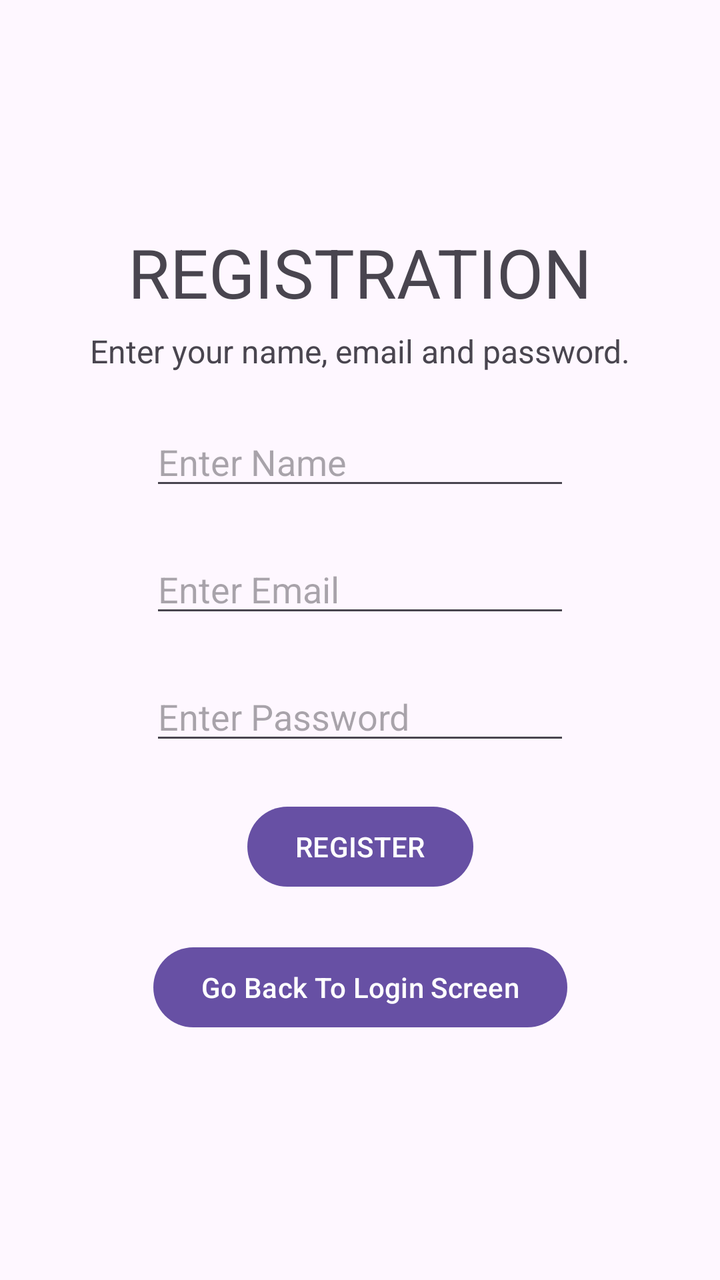
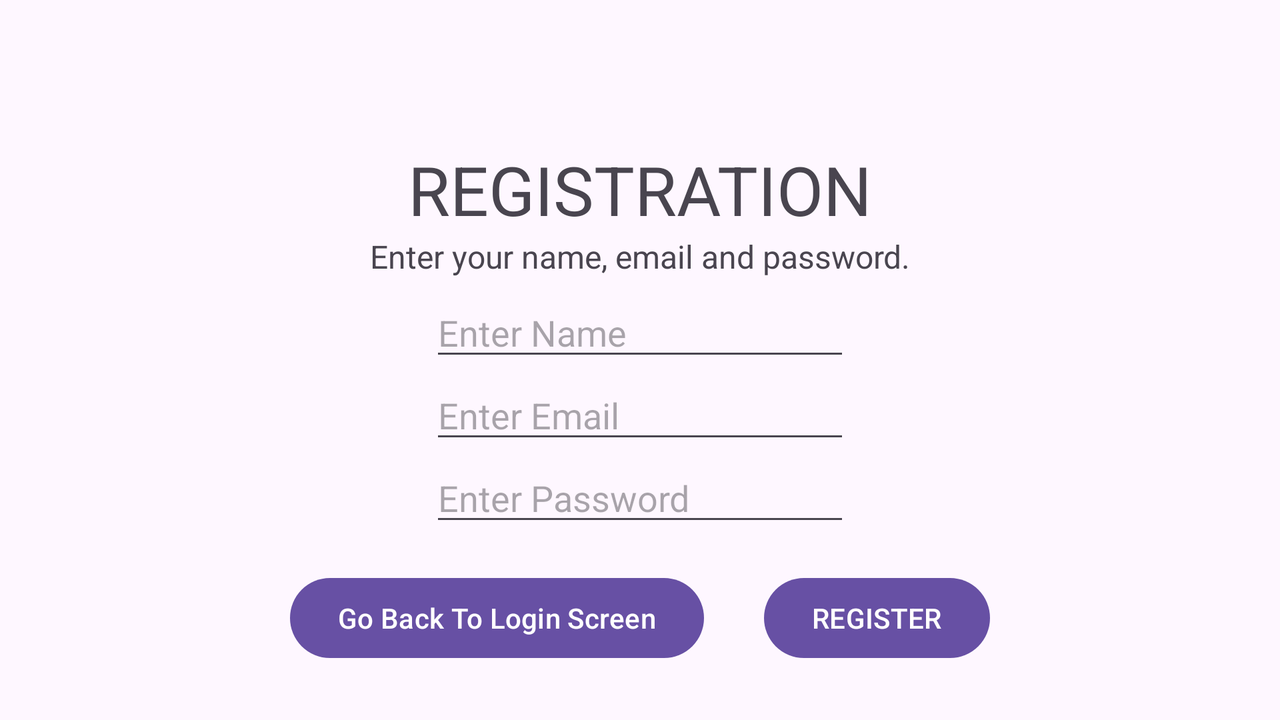

First picture: res/layout/ on a phone held upright. Second picture: the repository's own variant of that layout, on a device whose configuration matches the variant's folder. Source for both follows.
<!-- AndroidManifest.xml: application theme Theme.RoommateShoppingList -->
<!-- res/layout/activity_registration.xml -->
<?xml version="1.0" encoding="utf-8"?>
<androidx.constraintlayout.widget.ConstraintLayout xmlns:android="http://schemas.android.com/apk/res/android"
    xmlns:app="http://schemas.android.com/apk/res-auto"
    xmlns:tools="http://schemas.android.com/tools"
    android:id="@+id/main"
    android:layout_width="match_parent"
    android:layout_height="match_parent"
    tools:context=".LoginActivity">

    <TextView
        android:id="@+id/registrationTv"
        android:layout_width="wrap_content"
        android:layout_height="wrap_content"
        android:text="REGISTRATION"
        android:textSize="34sp"
        app:layout_constraintBottom_toTopOf="@+id/emailEditText"
        app:layout_constraintEnd_toEndOf="parent"
        app:layout_constraintStart_toStartOf="parent"
        app:layout_constraintTop_toTopOf="parent" />

    <TextView
        android:id="@+id/helpTv"
        android:layout_width="wrap_content"
        android:layout_height="wrap_content"
        android:layout_marginBottom="80dp"
        android:text="Enter your name, email and password."
        android:textSize="16sp"
        app:layout_constraintBottom_toTopOf="@+id/emailEditText"
        app:layout_constraintEnd_toEndOf="parent"
        app:layout_constraintStart_toStartOf="parent"
        app:layout_constraintTop_toBottomOf="@+id/registrationTv" />


    <Button
        android:id="@+id/registerB"
        android:layout_width="wrap_content"
        android:layout_height="wrap_content"
        android:text="REGISTER"
        app:layout_constraintBottom_toTopOf="@+id/loginButton"
        app:layout_constraintEnd_toEndOf="parent"
        app:layout_constraintStart_toStartOf="parent"
        app:layout_constraintTop_toBottomOf="@+id/passwordEditText"
        app:layout_constraintVertical_chainStyle="packed" />

    <Button
        android:id="@+id/loginButton"
        android:layout_width="wrap_content"
        android:layout_height="wrap_content"
        android:layout_marginBottom="100dp"
        android:text="Go Back To Login Screen"
        app:layout_constraintBottom_toBottomOf="parent"
        app:layout_constraintEnd_toEndOf="parent"
        app:layout_constraintStart_toStartOf="parent"
        app:layout_constraintTop_toBottomOf="@+id/registerB" />

    <EditText
        android:id="@+id/emailEditText"
        android:layout_width="wrap_content"
        android:layout_height="wrap_content"
        android:ems="10"
        android:hint="Enter Email"
        android:inputType="textEmailAddress"
        app:layout_constraintBottom_toTopOf="@+id/passwordEditText"
        app:layout_constraintEnd_toEndOf="parent"
        app:layout_constraintStart_toStartOf="parent"
        app:layout_constraintTop_toBottomOf="@+id/nameEditText" />

    <EditText
        android:id="@+id/passwordEditText"
        android:layout_width="wrap_content"
        android:layout_height="wrap_content"
        android:ems="10"
        android:hint="Enter Password"
        android:inputType="textPassword"
        app:layout_constraintBottom_toTopOf="@+id/registerB"
        app:layout_constraintEnd_toEndOf="parent"
        app:layout_constraintStart_toStartOf="parent"
        app:layout_constraintTop_toBottomOf="@+id/emailEditText" />

    <EditText
        android:id="@+id/nameEditText"
        android:layout_width="wrap_content"
        android:layout_height="wrap_content"
        android:ems="10"
        android:hint="Enter Name"
        android:inputType="text"
        app:layout_constraintBottom_toTopOf="@+id/emailEditText"
        app:layout_constraintEnd_toEndOf="parent"
        app:layout_constraintStart_toStartOf="parent"
        app:layout_constraintTop_toBottomOf="@+id/helpTv"
        app:layout_constraintVertical_chainStyle="spread" />
</androidx.constraintlayout.widget.ConstraintLayout>
<!-- resources referenced by this layout -->
<resources>
  <style name="Theme.RoommateShoppingList" parent="Base.Theme.RoommateShoppingList" />
  <style name="Base.Theme.RoommateShoppingList" parent="Theme.Material3.DayNight">
          
          
      </style>
</resources>
<!-- res/layout-land/activity_registration.xml (the repository's variant of the layout above) -->
<!-- drawn on the phone turned sideways -->
<?xml version="1.0" encoding="utf-8"?>
<androidx.constraintlayout.widget.ConstraintLayout xmlns:android="http://schemas.android.com/apk/res/android"
    xmlns:app="http://schemas.android.com/apk/res-auto"
    xmlns:tools="http://schemas.android.com/tools"
    android:id="@+id/main"
    android:layout_width="match_parent"
    android:layout_height="match_parent"
    tools:context=".LoginActivity">

    <TextView
        android:id="@+id/registrationTv"
        android:layout_width="wrap_content"
        android:layout_height="wrap_content"
        android:text="REGISTRATION"
        android:textSize="34sp"
        app:layout_constraintBottom_toTopOf="@+id/helpTv"
        app:layout_constraintEnd_toEndOf="parent"
        app:layout_constraintStart_toStartOf="parent"
        app:layout_constraintTop_toTopOf="parent"
        app:layout_constraintVertical_chainStyle="packed" />

    <EditText
        android:id="@+id/nameEt"
        android:layout_width="wrap_content"
        android:layout_height="wrap_content"
        android:ems="10"
        android:hint="Enter Name"
        android:inputType="text"
        app:layout_constraintBottom_toTopOf="@+id/emailEditText"
        app:layout_constraintEnd_toEndOf="parent"
        app:layout_constraintStart_toStartOf="parent"
        app:layout_constraintTop_toBottomOf="@+id/helpTv" />

    <EditText
        android:id="@+id/PasswordEditText"
        android:layout_width="wrap_content"
        android:layout_height="wrap_content"
        android:layout_marginBottom="20dp"
        android:ems="10"
        android:hint="Enter Password"
        android:inputType="textPassword"
        app:layout_constraintBottom_toBottomOf="parent"
        app:layout_constraintEnd_toEndOf="parent"
        app:layout_constraintStart_toStartOf="parent"
        app:layout_constraintTop_toBottomOf="@+id/emailEditText" />

    <EditText
        android:id="@+id/emailEditText"
        android:layout_width="wrap_content"
        android:layout_height="wrap_content"
        android:ems="10"
        android:hint="Enter Email"
        android:inputType="textEmailAddress"
        app:layout_constraintBottom_toTopOf="@+id/PasswordEditText"
        app:layout_constraintEnd_toEndOf="parent"
        app:layout_constraintStart_toStartOf="parent"
        app:layout_constraintTop_toBottomOf="@+id/nameEt" />

    <TextView
        android:id="@+id/helpTv"
        android:layout_width="wrap_content"
        android:layout_height="wrap_content"
        android:layout_marginBottom="5dp"
        android:text="Enter your name, email and password."
        android:textSize="16sp"
        app:layout_constraintBottom_toTopOf="@+id/nameEt"
        app:layout_constraintEnd_toEndOf="parent"
        app:layout_constraintStart_toStartOf="parent"
        app:layout_constraintTop_toBottomOf="@+id/registrationTv" />


    <Button
        android:id="@+id/registerB"
        android:layout_width="wrap_content"
        android:layout_height="wrap_content"
        android:layout_marginBottom="10dp"
        android:text="REGISTER"
        app:layout_constraintBottom_toBottomOf="parent"
        app:layout_constraintEnd_toEndOf="parent"
        app:layout_constraintHorizontal_bias="0.5"
        app:layout_constraintStart_toEndOf="@+id/loginB"
        app:layout_constraintTop_toBottomOf="@+id/PasswordEditText" />

    <Button
        android:id="@+id/loginB"
        android:layout_width="wrap_content"
        android:layout_height="wrap_content"
        android:layout_marginRight="30dp"
        android:layout_marginBottom="10dp"
        android:text="Go Back To Login Screen"
        app:layout_constraintBottom_toBottomOf="parent"
        app:layout_constraintEnd_toStartOf="@+id/registerB"
        app:layout_constraintHorizontal_bias="0.5"
        app:layout_constraintHorizontal_chainStyle="packed"
        app:layout_constraintStart_toStartOf="parent"
        app:layout_constraintTop_toBottomOf="@+id/PasswordEditText" />

</androidx.constraintlayout.widget.ConstraintLayout>
